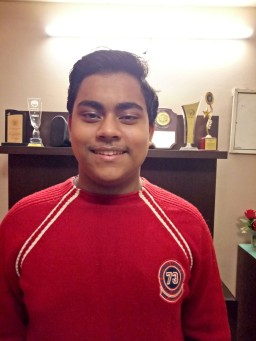
#> input picture Image&VideoProcessing/pic1.jpg, 256 x 341 px
$ jupyter execute EdgeDetction.ipynb
#> lines starting #> are read from the running program, lines starting #| are printed output that depends on the picture; after the words box and inside, x2 and y2 are one past the last pixel; in counts of white or black regions, pixels touching at a corner belong together
[cell 1]
import cv2

[cell 2]
import sys

[cell 3]
#image = cv2.imread(sys.argv[1])

[cell 4]
image = cv2.imread('pic1.jpg')
#> image is the input picture: shape (341, 256, 3); mean B, G, R 105.3, 101.5, 163

[cell 5]
gray_image = cv2.cvtColor(image, cv2.COLOR_BGR2GRAY)
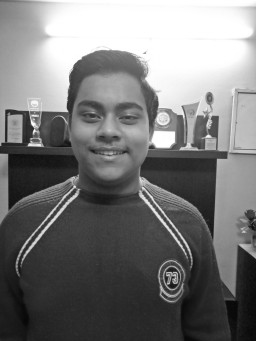
#> gray_image: shape (341, 256); min 5, max 255, mean 120.3

[cell 6]
blurred_image = cv2.GaussianBlur(gray_image, (7,7), 0)
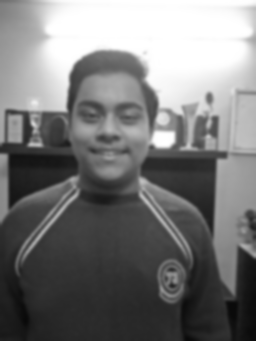
#> blurred_image: shape (341, 256); min 9, max 255, mean 120.3

[cell 7]
canny = cv2.Canny(blurred_image, 10, 30)
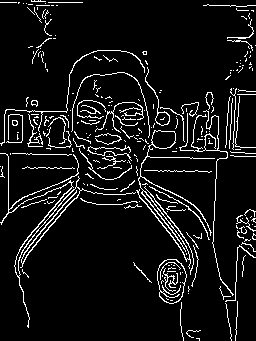
#> canny: shape (341, 256); 7.8% white in thin lines or dots

[cell 8]
cv2.imshow('Canny with low thresholds', canny)
cv2.waitKey(10000)
cv2.destroyAllWindows()

[cell 9]
canny2 = cv2.Canny(blurred_image, 50, 150)
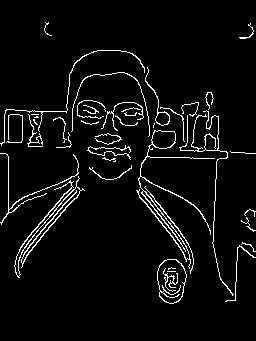
#> canny2: shape (341, 256); 4.8% white in thin lines or dots, all inside (x1, y1, x2, y2) = (0, 22, 256, 304)

$ run again, with Image&VideoProcessing/pic2.jpeg copied over Image&VideoProcessing/pic1.jpg
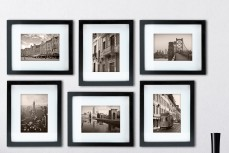
#> input picture Image&VideoProcessing/pic2.jpeg, 229 x 153 px
#> image is the input picture: shape (153, 229, 3); mean B, G, R 177.4, 176.9, 177.1
#> `canny = cv2.Canny(blurred_image, 10, 30)`:
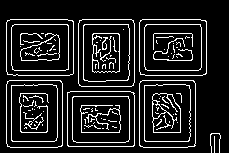
#> canny: shape (153, 229); 12.8% white in thin lines or dots, all inside (x1, y1, x2, y2) = (6, 19, 221, 153)
#> `canny2 = cv2.Canny(blurred_image, 50, 150)`:
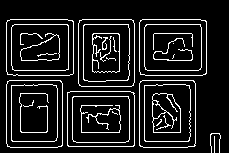
#> canny2: shape (153, 229); 11.5% white in thin lines or dots, all inside (x1, y1, x2, y2) = (6, 19, 221, 153)
